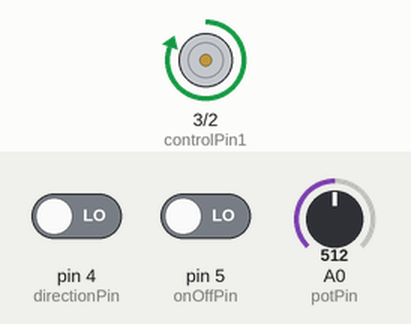
This sketch was run on a simulated Arduino Uno, built with avr-gcc and run on an emulated ATmega328P. Shown: motor-driver pin pairs drawn as motors (green arrow = first pin HIGH = forward, orange = second pin HIGH = backward, longer = more drive). The inputs (shaded band) are chosen by the test bench; at power-on: pin 4 (directionPin) LOW, pin 5 (onOffPin) LOW, A0 (potPin) = 512.

Above: at 1.2 s.
1.3 s: pin 4 (directionPin) driven HIGH
At 2.4 s:
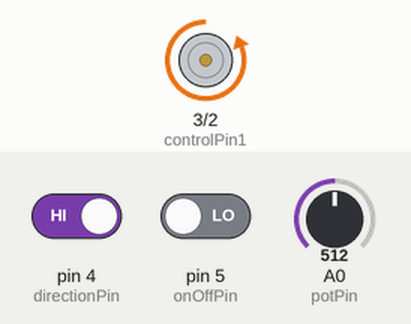
Timing chart, 0 to 4.3 s (numbered marks = the images above; inputs shaded):
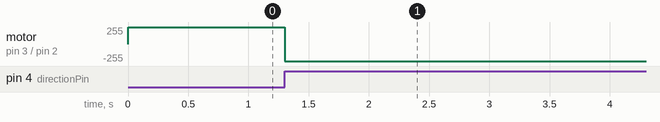

Measured:
- after the input at 1.3 s, motor on pin 3 (controlPin1) / pin 2 (controlPin2): forward 255/255 → backward 255/255 at once

The sketch:

Zoetrope.ino
```cpp
// constants (pins)
const int directionPin = 4; // control direction
const int onOffPin = 5; // motor on & off
const int powerPin = 9; // motor speed
const int controlPin1 = 3; // communicate with h-bridge --> spin
const int controlPin2 = 2; // communicate with h-bridge --> spin
const int potPin = A0;

// remember switch states
// need to keep prev states bc only changes when pressed, otherwise keeps doing same motion
int directionState = 0;
int prevDirectionState = 0;
int onOffState = 0;
int prevOnOffState = 0;

// motor states
int motorEnabled = 0;
int motorDirection = 1;
int motorSpeed = 0;

void setup() {
  // put your setup code here, to run once:
  pinMode(directionPin, INPUT);
  pinMode(onOffPin, INPUT);
  // these 3 are output because the arduino controls what happens there
  pinMode(powerPin, OUTPUT);
  pinMode(controlPin1, OUTPUT);
  pinMode(controlPin2, OUTPUT);

  digitalWrite(powerPin, LOW);
  digitalWrite(controlPin1, LOW);
  digitalWrite(controlPin2, LOW);
}

void loop() {
  // put your main code here, to run repeatedly:
  // read info from sensors
  onOffState = digitalRead(onOffPin);
  delay(1);
  directionState = digitalRead(directionPin);
  motorSpeed = analogRead(potPin) / 4;

  // check on/off sensor for changes
  // if states are different & button was just pressed (high/1)
  // flip the motor on/off status
  if (onOffState != prevOnOffState) {
    // this line allows button to act as a trigger
    // (switchstate changes when you let go but not motorstate because it is LOW)
    if (onOffState == HIGH) {
      motorEnabled = !motorEnabled;
    }
  }

  // check direction sensor for changes
  // if states are different & button was just pressed
  // flip the motor on/off status
  if (directionState != prevDirectionState) {
    // allows button to act as trigger
    if (directionState == HIGH) {
      motorDirection = !motorDirection;
    }
  }
  // based on changes in state from above code (0 or 1)
  // if switch is off, runs this code but nothing happens
  if (motorDirection == 1) {
    digitalWrite(controlPin1, HIGH);
    digitalWrite(controlPin2, LOW);
  }
  else {
    digitalWrite(controlPin1, LOW);
    digitalWrite(controlPin2, HIGH);
  }

  if (motorEnabled == 1) {
    analogWrite(powerPin, motorSpeed);
  }
  else {
    analogWrite(powerPin, 0);
  }

  // save new state variables
  prevDirectionState = directionState;
  prevOnOffState = onOffState;

}
```
